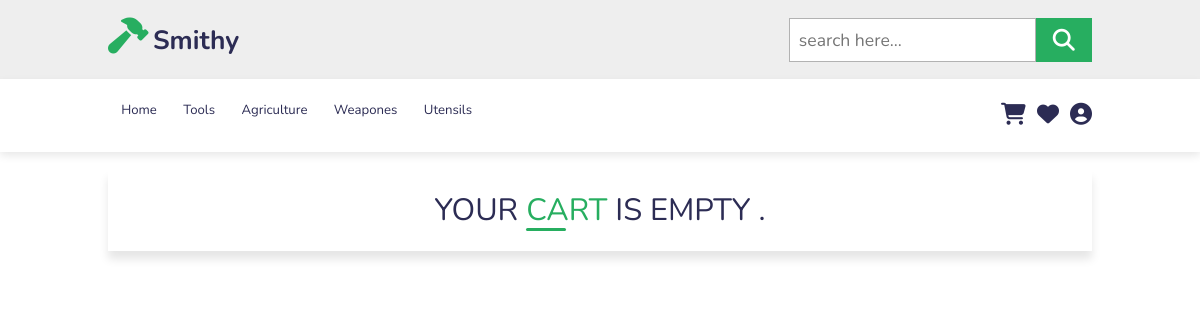
The page /cart/ (signed in) on the database as committed earlier.
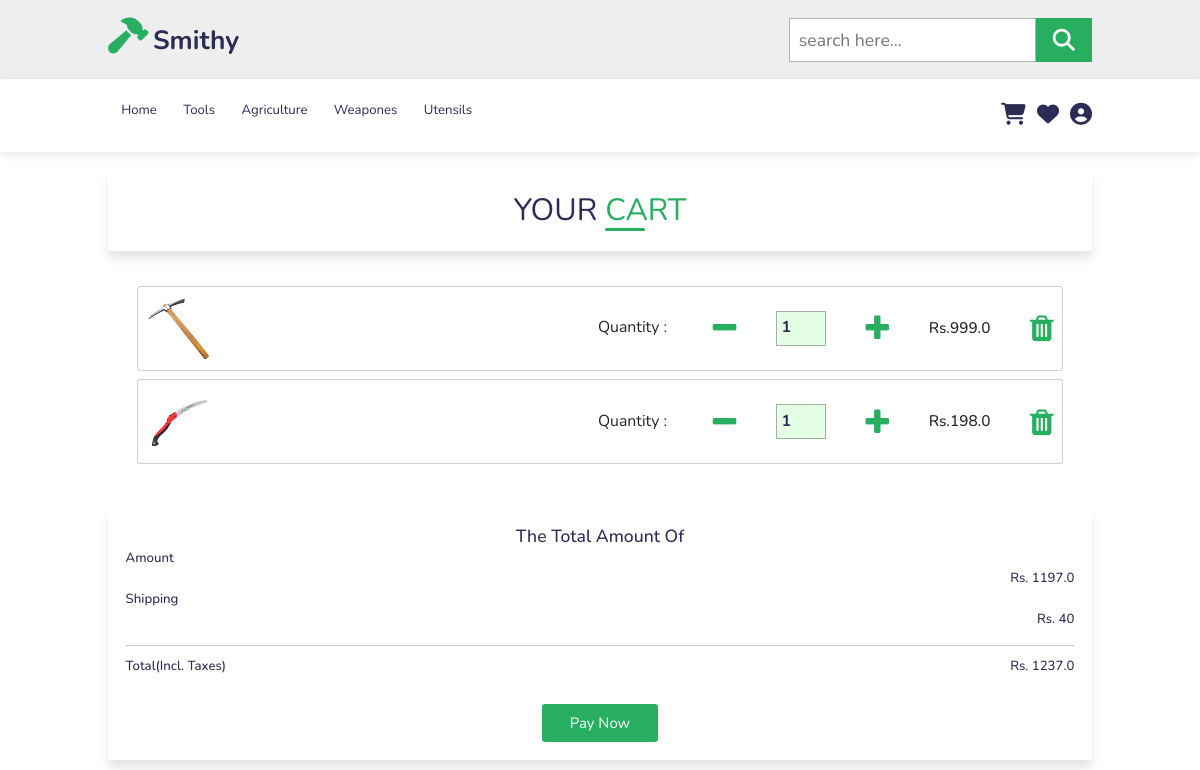
The same page on the database as committed later.
### cart/models.py (models this page shows, shortened)
class Cart (models.Model):
    user = models. ForeignKey (User, on_delete=models.CASCADE)
    product = models. ForeignKey (Product, on_delete=models.CASCADE)
    quantity = models.PositiveIntegerField(default=1)

### shop/models.py (models this page shows, shortened)
class Product(models.Model):
    title = models.CharField(max_length=100)
    selling_price = models.FloatField()
    discounted_price = models.FloatField()
    percentage = models.IntegerField()
    description = models.TextField()
    category = models.CharField(choices=CATEGORY_CHOICES, max_length=1)
    product_image = models.ImageField(upload_to='static/image/')
    @property
    def percentage(self):
        return int(((self.selling_price - self.discounted_price) * 100)/self.selling_price)

### shop/views.py (the view)
# urls.py: path('cart/',views.show_cart,name='showcart'),
def show_cart(request):
    user=request.user
    cart= Cart.objects.filter(user=user)
    amount = 0
    shiping_amount = 40
    l= len(cart)
    for p in cart:
        value = p.quantity * p.product.discounted_price
        amount = amount + value
    totalamount = amount + shiping_amount
    return render(request,'shop/cart.html',locals())

### shop/templates/shop/cart.html (shortened to what this page needs)
{% extends 'base.html' %} {% load static %} {% block content %}
<section>
  {% if l == 0 %}
  <div class="heading">Your <span class="title">Cart</span> is Empty .</div>
  {% else %}
  <div class="heading">
    Your
    <span class="title">Cart</span>
  </div>
  <div class="row">
    <div class="overflow-scroll" style="max-height: 400px">
      {% for item in cart %}
      <div class="card mb-3">
        <div class="card-body">
          <div class="d-flex justify-content-between">
            <div class="d-flex flex-row align-items-center">
              <div>
                <a href="{% url 'shop:product_details' item.product.id %}" >
                <img
                  src="/{{item.product.product_image}}"
                  class="img-fluid rounded-3"
                  alt="Shopping item"
                  style="width: 65px"
                />
              </a>
              </div>
            </div>
            <div class="d-flex align-items-center">
              <div class="quantity d-flex align-items-center">
                <span>quantity : </span>
                <form
                  action="{% url 'shop:decrease_quantity' item.id %}"
                  method="post"
                  style="display: inline"
                >
                  <button  type="submit"><i class="delete_btn fa fa-minus" style="font-size: 30px; background: white"></i></button>
                </form>
                <input type="number" style="width:50px" value="{{item.quantity}}" />
                <form
                  action="{% url 'shop:increase_quantity' item.id %}"
                  method="post"
                  style="display: inline"
                >
                  <button type="submit"><i class="delete_btn fa fa-plus" style="font-size: 30px; background: white"></i></button>
                </form>
              </div>
              <div class="price">
                <h3 class="mb-0">
                  Rs.<span>{{item.product.discounted_price}}</span>
                </h3>
              </div>
              <form action="/delete-from-cart">
                <button type="submit">
                  <i class="delete_btn fa fa-trash" style="font-size: 30px; background: white"></i>
                </button>
              </form>
            </div>
          </div>
        </div>
      </div>
      {% endfor %}
    </div>
  </div>
  <div class="heading">
    <div class="card-body">
      <h2>The total amount of</h2>
      <div class="d-flex justify-content-start align-items-center">
        <h4>Amount</h4>
      </div>
      <div class="d-flex justify-content-end align-items-center">
        <h4>Rs. {{amount}}</h4>
      </div>
      <div class="d-flex justify-content-start align-items-center">
        <h4>Shipping</h4>
      </div>
      <div class="d-flex justify-content-end align-items-center">
        <h4>Rs. {{shiping_amount}}</h4>
      </div>
      <hr class="my-4" />
      <div class="d-flex justify-content-between mb-4">
        <h4 class="mb-2">Total(Incl. taxes)</h4>
        <h4 class="mb-2">Rs. {{totalamount}}</h4>
      </div>
    </div>
    <a href="{% url 'shop:payment' %}" class="btn">Pay Now</a>
  </div>
  {% endif %}
</section>
{% endblock %}

Rows that differ between the two databases and show on the page:
added Cart: product.product_image (picture), quantity "1", product.discounted_price "999.0"
added Cart: product.product_image (picture), quantity "1", product.discounted_price "198.0"
Other text that changed with them:
{{ amount }}: (not shown) → "1197.0"
{{ shiping_amount }}: (not shown) → "40"
{{ totalamount }}: (not shown) → "1237.0"
text no longer shown: "IS EMPTY ."
text now shown: "The Total Amount Of Amount Rs. Shipping Rs. Total(Incl. Taxes) Rs. Pay Now"
